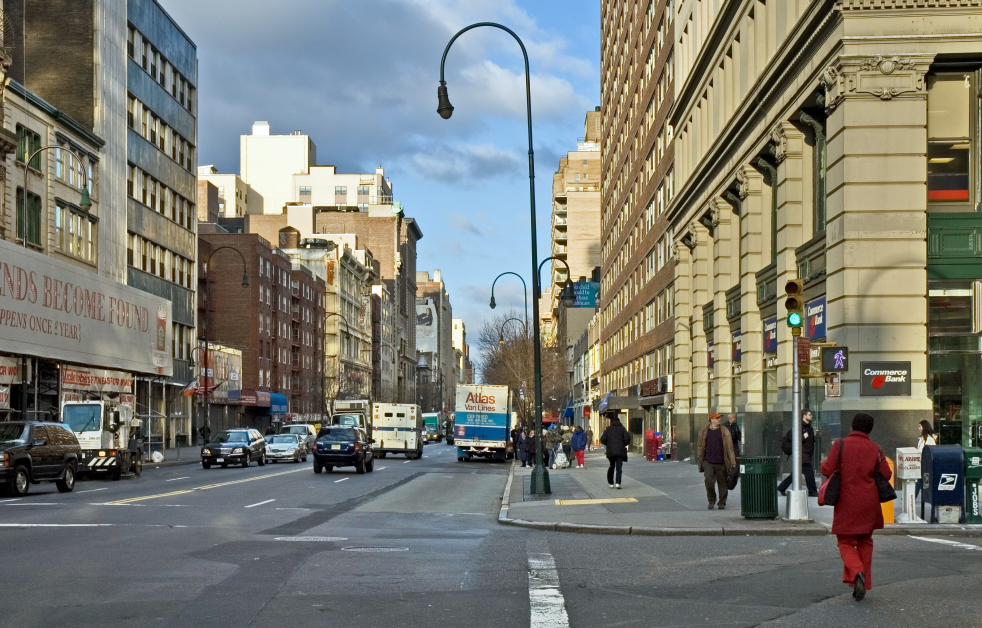
#> input picture IMAGES/city.jpg, 2945 x 1883 px, given in place of predictions.jpg, which was not available (shown at 1/3 size)
$ jupyter execute --allow-errors baskbetball-trainer.ipynb   (shell and % lines are left out)   (text cells are left out)
#> lines starting #> are read from the running program, lines starting #| are printed output that depends on the picture; pictures that were not available may be replaced by others from this repository, and a replacement may not be noted
#> (a cell that did not finish here is left out)

[cell 2]
# clone darknet repo

[cell 3]
# change makefile to have GPU and OPENCV enabled
%cd darknet

[cell 4]
# verify CUDA

[cell 5]
# make darknet (build)

[cell 6]
# get yolov3 pretrained coco dataset weights

[cell 7]
# define helper functions
def imShow(path):
#> called with path = 'predictions.jpg'
  import cv2
  import matplotlib.pyplot as plt
  %matplotlib inline

  image = cv2.imread(path)
#> image is the input picture: shape (1883, 2945, 3); mean B, G, R 114.6, 122.8, 121.6
  height, width = image.shape[:2]
#> height = 1883; width = 2945
  resized_image = cv2.resize(image,(3*width, 3*height), interpolation = cv2.INTER_CUBIC)

  fig = plt.gcf()
  fig.set_size_inches(18, 10)
  plt.axis("off")
  plt.imshow(cv2.cvtColor(resized_image, cv2.COLOR_BGR2RGB))
  plt.show()
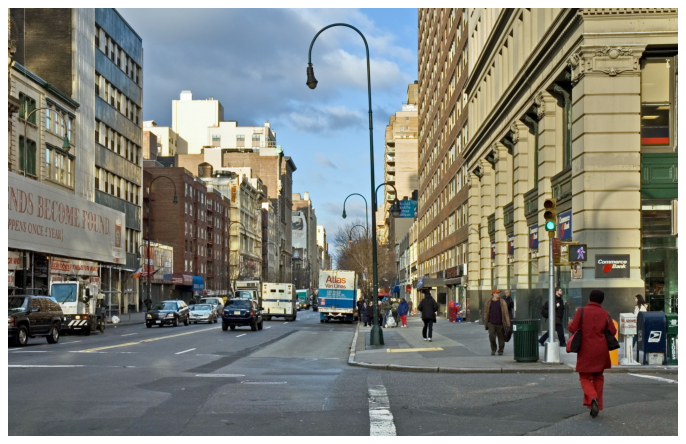
#> figure drawn by matplotlib, 1 panel

# use this to upload files
def upload():
  from google.colab import files
  uploaded = files.upload()
#> the answer given: city.jpg
  for name, data in uploaded.items():
    with open(name, 'wb') as f:
      f.write(data)
      print ('saved file', name)

# use this to download a file
def download(path):
  from google.colab import files
  files.download(path)

[cell 8]
# run darknet detection

[cell 9]
# show image using our helper function
imShow('predictions.jpg')

[cell 10]
# look we can run another detection!
imShow('predictions.jpg')

#> (a cell that did not finish here is left out)

[cell 12]
# upload an image to root directory (I uploaded an image called street.jpg, you can upload anything)
%cd ..
upload()

[cell 13]
# make sure you are in the darknet folder to run the detections command!
%cd darknet
imShow('predictions.jpg')

[cell 14]
%cd ..
from google.colab import drive
drive.mount('/content/gdrive', force_remount=True)

[cell 15]
# this creates a symbolic link so that now the path /content/gdrive/My\ Drive/ is equal to /mydrive

[cell 16]
# run darknet command with google drive image (my image path is /images/plane.jpg)
%cd darknet
# !./darknet detect cfg/yolov3.cfg yolov3.weights /mydrive/images/plane.jpg
# imShow('predictions.jpg')

[cell 17]
# LOCAL MACHINE DOWNLOAD
# if you get an error first run then run it again and it should work
download('predictions.jpg')

[cell 18]
# GOOGLE DRIVE DOWNLOAD
# note that I can change what the image name is saved as (I am saving it as detection1.jpg)

[cell 19]
# this is where my zip is stored (I created a yolov3 folder where I will get my required files from)

[cell 20]
# copy the .zip file into the root directory of cloud VM

[cell 21]
# unzip the zip file and its contents should now be in /darknet/data/obj

[cell 22]
%cd ./darknet

[cell 23]
# download cfg to google drive and change its name

[cell 24]
# to download to local machine (change its name to yolov3_custom.cfg once you download)
download('cfg/yolov3.cfg')

[cell 25]
# upload the custom .cfg back to cloud VM from Google Drive

# upload the custom .cfg back to cloud VM from local machine (uncomment to use)
#%cd cfg
#upload()
#%cd ..

[cell 26]
# upload the obj.names and obj.data files to cloud VM from Google Drive

# upload the obj.names and obj.data files to cloud VM from local machine (uncomment to use)
#%cd data
#upload()
#%cd ..

[cell 27]
# upload the generate_train.py script to cloud VM from Google Drive

# upload the generate_train.py script to cloud VM from local machine (uncomment to use)
#upload()

[cell 28]
# verify train.txt can be seen in our darknet/data folder

[cell 29]
# upload pretrained convolutional layer weights

[cell 30]
# train your custom detector

#> (a cell that did not finish here is left out)

[cell 32]
%cd darknet

[cell 33]
with open('/mydrive/yolov3/backup/yolov3_custom_last.weights', 'w') as writer:
  print(writer.write("here"))

[cell 34]
imShow('chart.png')
#> call 4 of imShow, with path = 'chart.png'
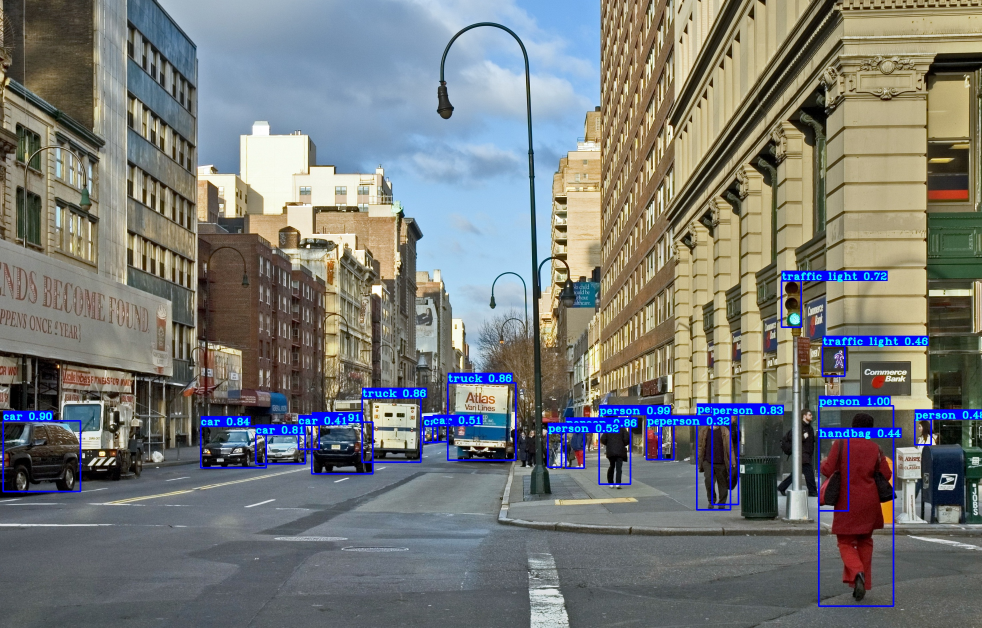
#> input picture IMAGES/city_pred.jpg, 2945 x 1883 px, given in place of chart.png, which was not available (shown at 1/3 size)
#> in imShow, image is the input picture: shape (1883, 2945, 3); mean B, G, R 119.3, 121.4, 118.9
#> in imShow (call 4), `plt.show()`:
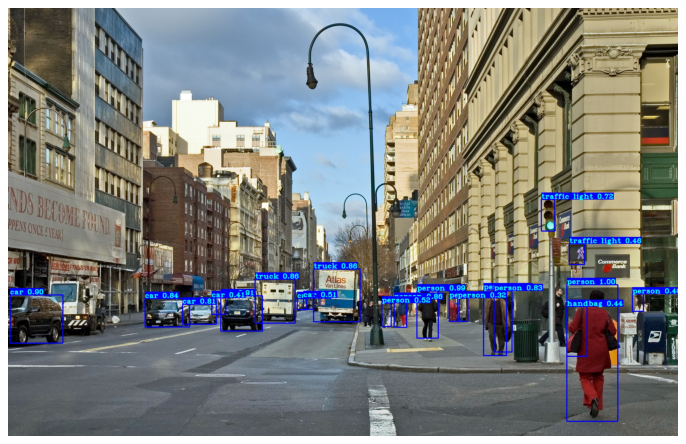
#> figure drawn by matplotlib, 1 panel
